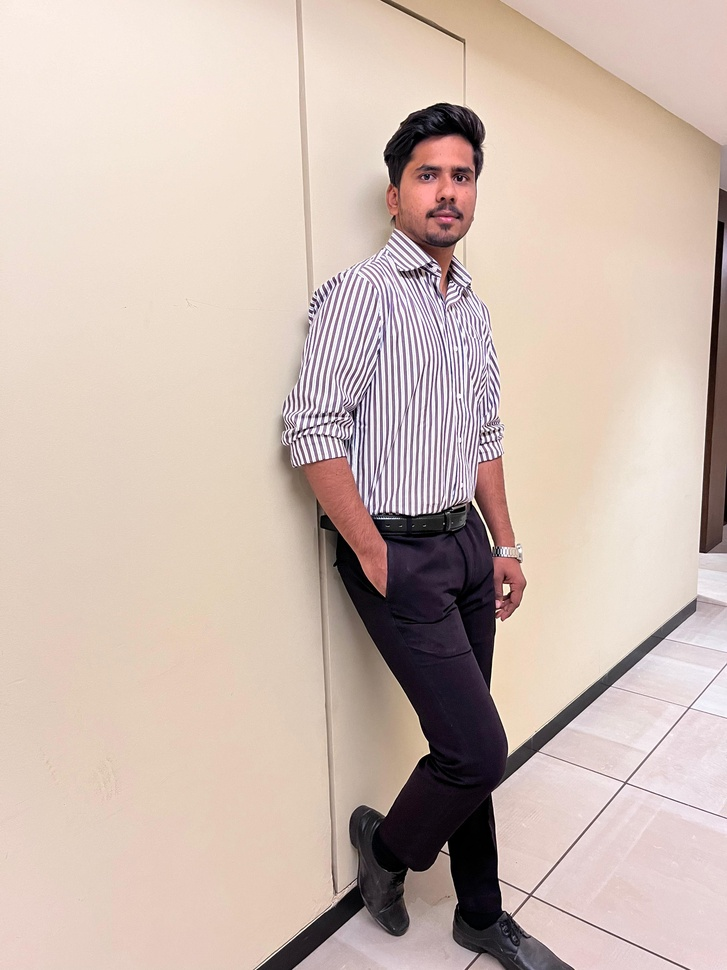
#> input picture python/img.jpg, 727 x 970 px, shrunk from 3024 x 4032 before the run, found by its file name
$ python fillter.py
#> lines starting #> are read from the running program, lines starting #| are printed output that depends on the picture; after the words box and inside, x2 and y2 are one past the last pixel; in counts of white or black regions, pixels touching at a corner belong together
import cv2
import numpy as np

def apply_filters(image_path):
    # Load the image
    image = cv2.imread(image_path)
#> image is the input picture: shape (970, 727, 3); mean B, G, R 177.6, 187.2, 206
    if image is None:
        print("Image not found.")
        return

    # Convert the image to grayscale
    gray_image = cv2.cvtColor(image, cv2.COLOR_BGR2GRAY)
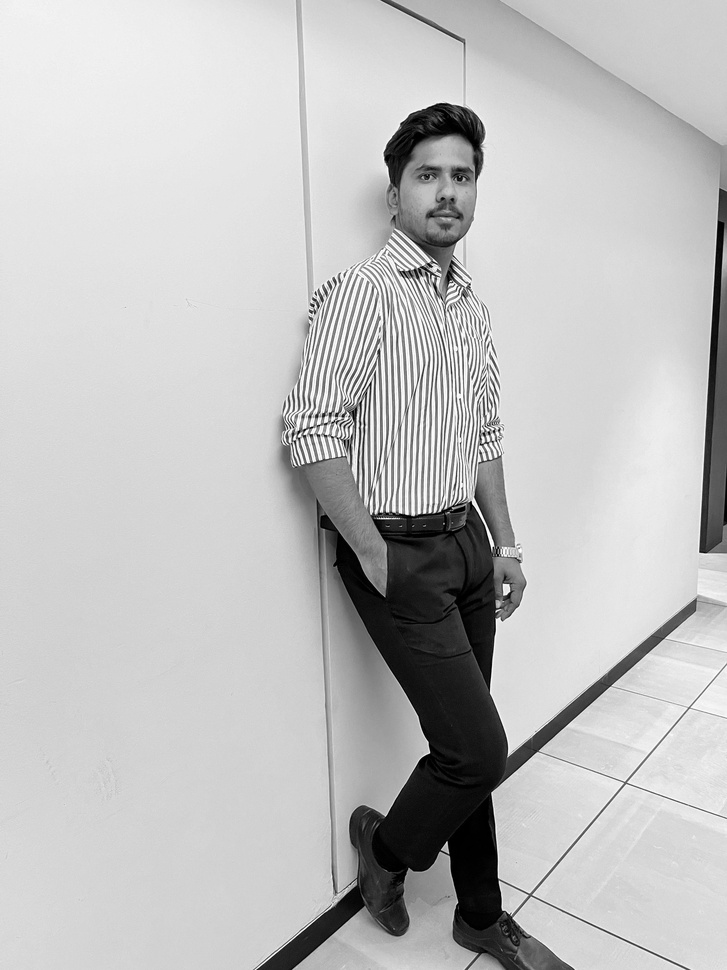
#> gray_image: shape (970, 727); min 0, max 255, mean 191.7

    # Apply different filters

    # 1. Gaussian Blur
    gaussian_blur = cv2.GaussianBlur(image, (15, 15), 0)
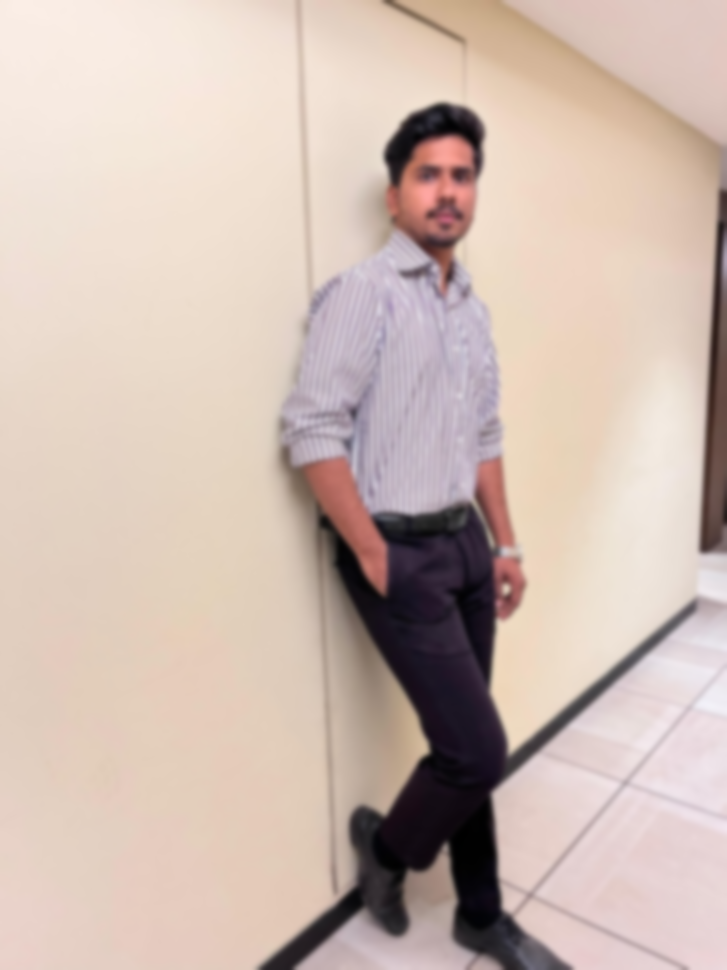
#> gaussian_blur: shape (970, 727, 3); mean B, G, R 177.6, 187.2, 206

    # 2. Median Blur
    median_blur = cv2.medianBlur(image, 15)
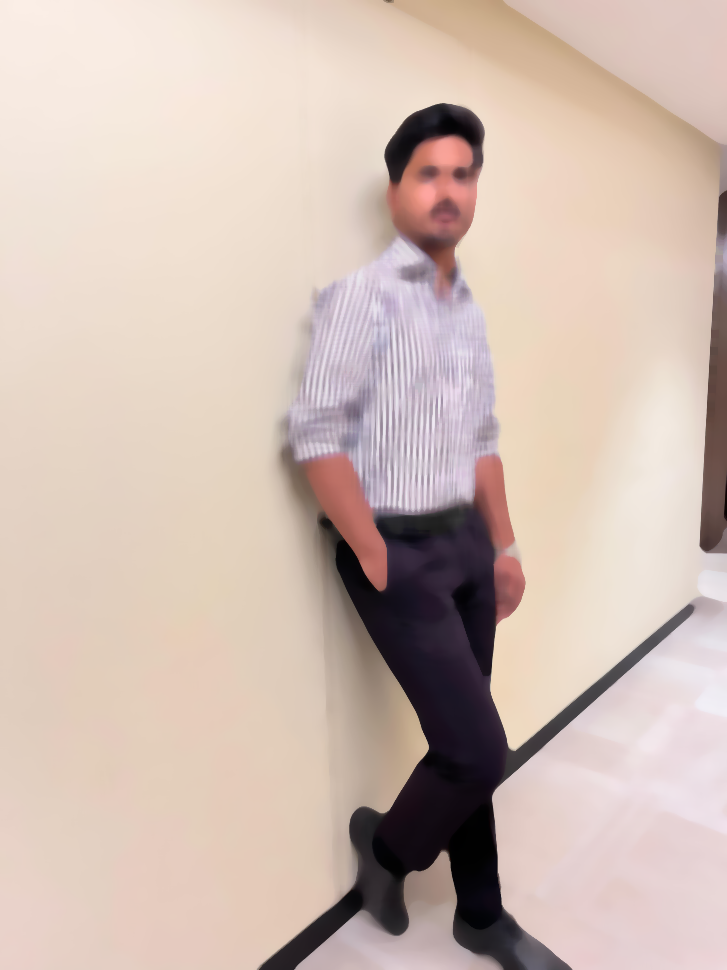
#> median_blur: shape (970, 727, 3); mean B, G, R 178.7, 188.4, 207.3

    # 3. Bilateral Filter
    bilateral_filter = cv2.bilateralFilter(image, 15, 75, 75)

    # 4. Edge Detection (Canny)
    edges = cv2.Canny(gray_image, 100, 200)
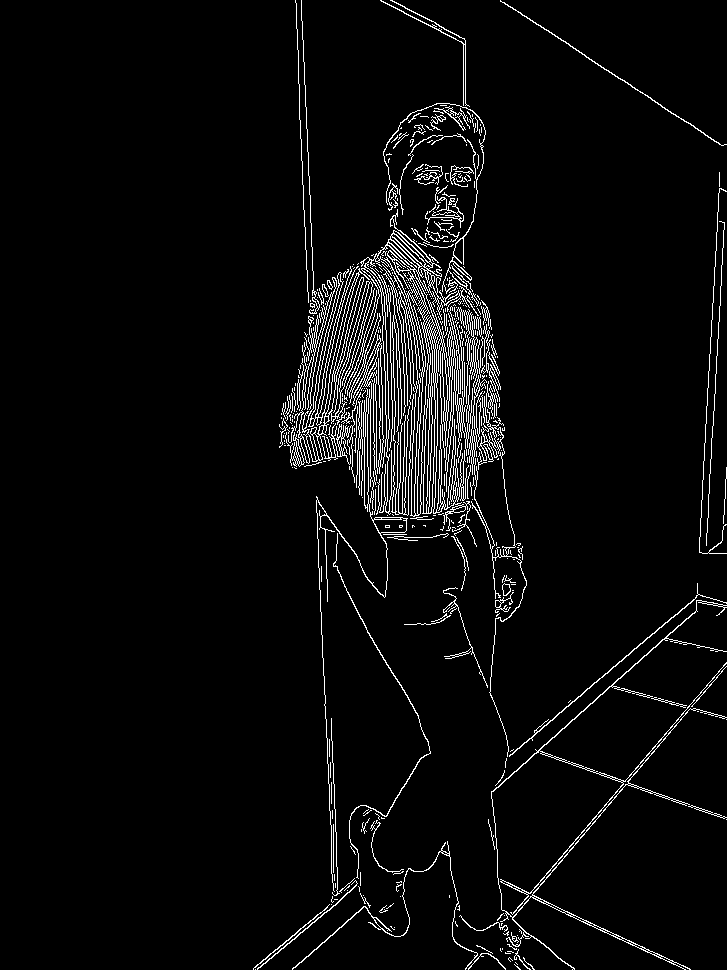
#> edges: shape (970, 727); 4.1% white in thin lines or dots, all inside (x1, y1, x2, y2) = (253, 0, 727, 970)

    # 5. Sharpening Filter
    kernel = np.array([[0, -1, 0],
                       [-1, 5,-1],
                       [0, -1, 0]])
    sharpened = cv2.filter2D(image, -1, kernel)
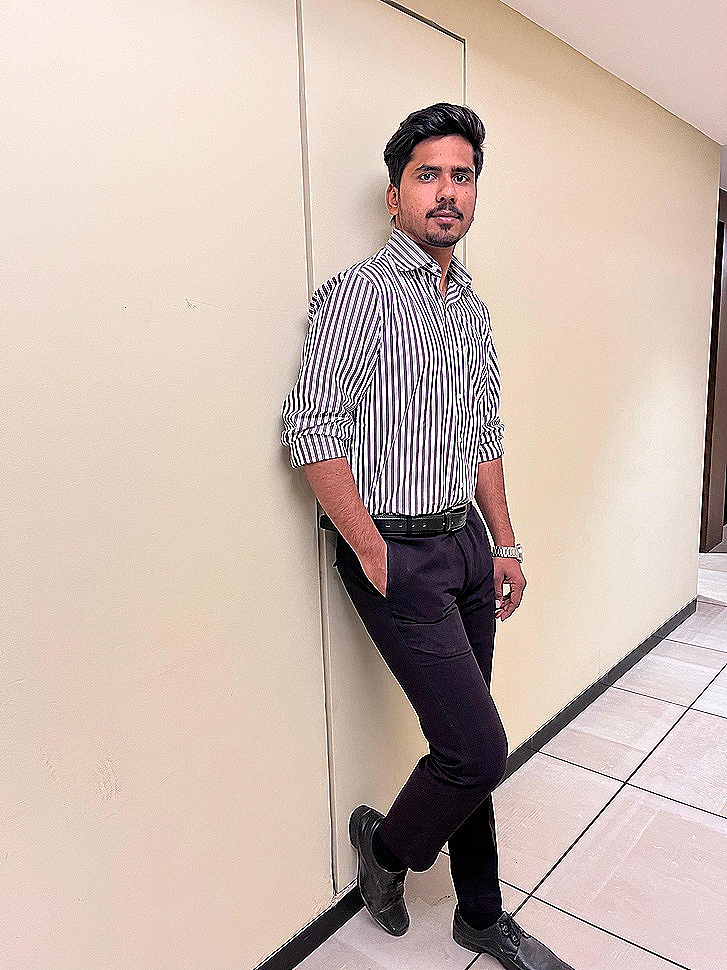
#> sharpened: shape (970, 727, 3); mean B, G, R 175.9, 185.8, 203.9

    # Display the results
    cv2.imshow("Original Image", image)
    cv2.imshow("Gaussian Blur", gaussian_blur)
    cv2.imshow("Median Blur", median_blur)
    cv2.imshow("Bilateral Filter", bilateral_filter)
    cv2.imshow("Canny Edges", edges)
    cv2.imshow("Sharpened Image", sharpened)

    # Wait for a key press and close the windows
    cv2.waitKey(0)
    cv2.destroyAllWindows()

# Example usage
#image_path = 'Machine Learning/C:/Users/dfbdsfb/Pictures/WhatsApp Image 2024-07-02 at 21.46.02_f570416f.jpg'
#image_path = C:\Users\dfbdsfb\Pictures
image_path = "C:/Users/dfbdsfb/Documents/menu project/.vscode/img.jpg"

#image_path = r"C:\Users\dfbdsfb\Documents\menu project\.vscode\fillter.py"
#"C:\Users\dfbdsfb\Documents\menu project\.vscode\fillter.py"
#image_path = "C:\Users\dfbdsfb\Pictures\img.jpg"
apply_filters(image_path)
